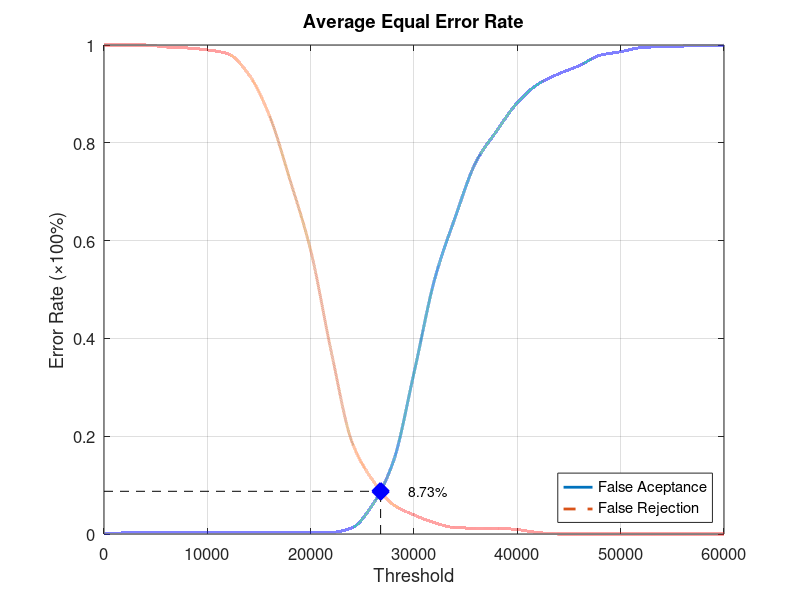
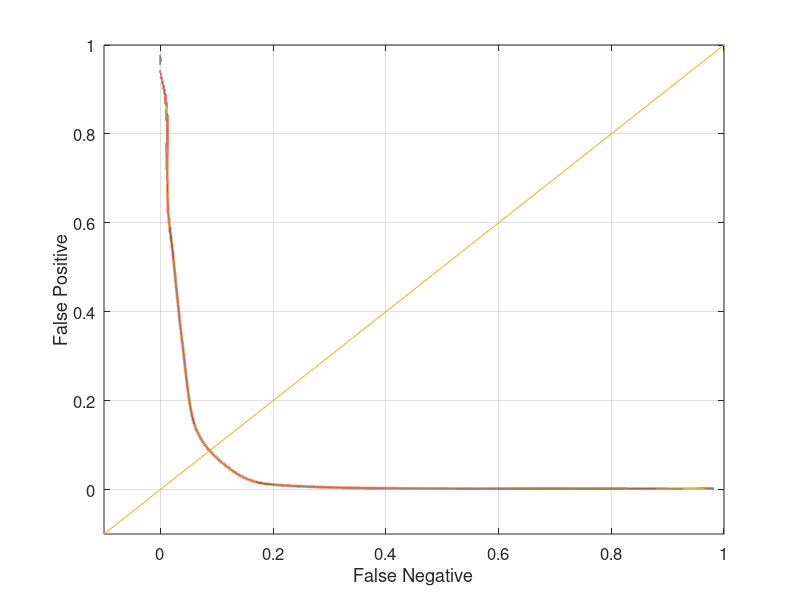

MATLAB code for these plots, in order:
function yEER = Database3Average
close all;
clear;
clc;
x = 0:2000:60000;
xq = 0:0.5:60000;

y0 = [0 0.00210526 0.00210526 0.00210526 0.00210526 0.00210526 0.00210526 0.00210526 0.00210526 0.00210526 0.00210526 0.0031579 0.0126316 0.06 0.148421 0.329474 0.521053 0.648421 0.761053 0.824211 0.882105 0.92 0.941053 0.957895 0.978947 0.986316 0.994737 0.996842 0.997895 0.998947 1];
yy0 = interp1(x, y0, xq, 'pchip');
y1 = [1 1 1 0.996 0.994 0.99 0.982 0.94 0.856 0.724 0.58 0.372 0.188 0.11 0.06 0.039 0.023 0.013 0.012 0.012 0.009 0.003 0 0 0 0 0 0 0 0 0];
yy1 = interp1(x, y1, xq, 'pchip');

% Calculating EER: 
y2 = abs(y0 - y1);
find(y2 == min(y2))
yy2 = abs(yy0 - yy1);
xEER = find(yy2 == min(yy2));
xEERIndex = xq(xEER) % X-axis EER
yEER = yy0(xEER) % Y-axis EER

main = figure
plot(xq, yy0,'-','LineWidth', 2);	hold on
plot(xq, yy1,'--','LineWidth', 2);	hold on
plot([xEERIndex xEERIndex], [0 yEER], 'k--');	hold on
plot([0 xEERIndex], [yEER yEER], 'k--');	hold on
plot(xEERIndex, yEER, 'bx', 'LineWidth', 10);	hold on
text(xEERIndex + 10 * xEERIndex / 100, yEER, [num2str(round((10000 * yEER)) / 100) '%'])
legend('False Aceptance', 'False Rejection', 'Location', 'SouthEast')
xlabel('Threshold')
ylabel('Error Rate (\times100%)')
title('Average Equal Error Rate')
set(gca, 'FontSize', 12)
axis([0 60000 0 1])
grid on

print(main, 'Database3AverageMain', '-dpng');
FNRxFPR = figure('Color', [1 1 1]);
plot(yy1, yy0, '-', yy1, yy0, 'LineWidth', 2);
hold on
y = -0.1:0.1:1
plot(y, y); 
set(gca, 'FontSize', 12)
xlabel('False Negative')
ylabel('False Positive')
axis([-0.1 1 -0.1 1])
set(gca, 'FontSize', 12)
grid on

print(FNRxFPR, 'Database3AverageFNRxFPR','-dpng');
end
